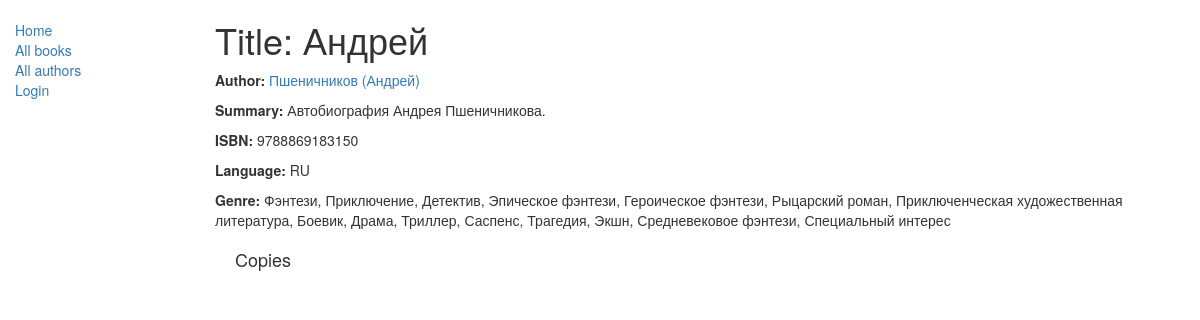
The app's page /catalog/book/7 with its own data.
### catalog/models.py (models this page shows, shortened)
class Book(models.Model):
    title = models.CharField(max_length=200)
    author = models.ForeignKey('Author', on_delete=models.SET_NULL, null=True)
    summary = models.TextField(max_length=1000, help_text="Enter a brief description of the book")
    isbn = models.CharField('ISBN', max_length=13,
                            help_text='13 Character <a href="https://www.isbn-international.org/content/what-isbn'
                                      '">ISBN number</a>')
    genre = models.ManyToManyField(Genre, help_text="Select a genre for this book")
    language = models.ForeignKey('Language', on_delete=models.SET_NULL, null=True)
    class Meta:
        ordering = ['title', 'author']
    def display_genre(self):
        """
        Creates a string for the Genre. This is required to display genre in Admin.
        """
        return ', '.join([genre.name for genre in self.genre.all()[:3]])
    display_genre.short_description = 'Genre'

class Author(models.Model):
    first_name = models.CharField(max_length=100)
    last_name = models.CharField(max_length=100)
    date_of_birth = models.DateField('birth', null=True, blank=True)
    date_of_death = models.DateField('died', null=True, blank=True)
    def __str__(self):
        return '{0} ({1})'.format(self.last_name, self.first_name)

class Language(models.Model):
    name = models.CharField(max_length=100, help_text="Enter the book's original language")
    def __str__(self):
        return self.name

class Genre(models.Model):
    name = models.CharField(max_length=200, help_text="Enter a book genre (e.g. Science Fiction, French Poetry etc.)")
    def __str__(self):
        return self.name

### catalog/views.py (the view)
# urls.py: url(r'^book/(?P<pk>\d+)$', views.BookDetailView.as_view(), name='book-detail'),
class BookDetailView(generic.DetailView):
    model = Book

### catalog/templates/catalog/book_detail.html (shortened to what this page needs)
{% extends "base_generic.html" %}
{% block content %}
  <h1>Title: {{ book.title }}</h1>
  <p><strong>Author:</strong> <a href="{% url 'author-detail' book.author.pk %}">{{ book.author }}</a></p>
  <p><strong>Summary:</strong> {{ book.summary }}</p>
  <p><strong>ISBN:</strong> {{ book.isbn }}</p>
  <p><strong>Language:</strong> {{ book.language }}</p>
  <p><strong>Genre:</strong> {% for genre in book.genre.all %} {{ genre }}{% if not forloop.last %}, {% endif %}{% endfor %}</p>
  <div style="margin-left:20px;margin-top:20px">
    <h4>Copies</h4>
  </div>
{% endblock %}

### records on screen
Book: title "Андрей", author "Пшеничников (Андрей)", summary "Автобиография Андрея Пшеничникова.", isbn "9788869183150", language "RU"
Genre: name "Фэнтези"
Genre: name "Приключение"
Genre: name "Детектив"
Genre: name "Эпическое фэнтези"
Genre: name "Героическое фэнтези"
Genre: name "Рыцарский роман"
Genre: name "Приключенческая художественная литература"
Genre: name "Боевик"
Genre: name "Драма"
Genre: name "Триллер"
Genre: name "Саспенс"
Genre: name "Трагедия"
Genre: name "Экшн"
Genre: name "Средневековое фэнтези"
Genre: name "Специальный интерес"
